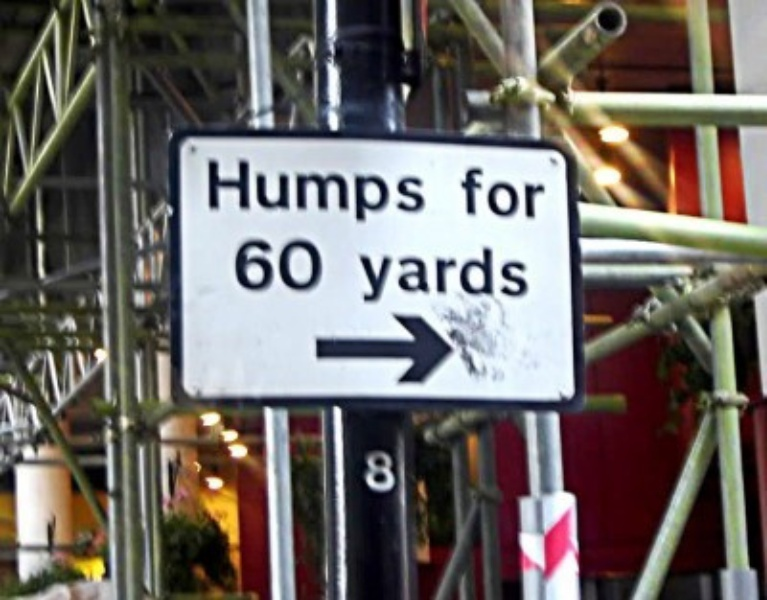
#> input picture datadeal/data/images/img_1001.jpg, 767 x 600 px
$ python data_enhance.py
#> lines starting #> are read from the running program, lines starting #| are printed output that depends on the picture
#> in main, image is the input picture: shape (600, 767, 3); mean B, G, R 102.7, 106.3, 111.8
# -*- coding: utf-8 -*-
# @File data_enhance.py
# @Time 2021/3/16 15:15
# @Author wcy
# @Software: PyCharm
# @Site
import cv2
import numpy as np


def get_noise(shape, rate=0.001):
    """
    生成噪声图像
    :param shape:生成的噪声矩阵shape
    :param rate: 噪声数占总像素的比例
    :return:
    """
    # 随机生成不同强度的噪点
    noise = np.random.uniform(0, 256, shape)
    min_value = (1-rate) * 256
    # 将小于separate的去除
    noise[np.where(noise < min_value)] = 0
    print(noise[noise>0].size/(shape[0]*shape[1]))
    # 噪声做初次模糊
    k = np.array([[0, 0.1, 0],
                  [0.1, 8, 0.1],
                  [0, 0.1, 0]])

    noise = cv2.filter2D(noise, -1, k)
    # 可以输出噪声看看
    # cv2.imshow('img',noise)
    # cv2.waitKey()
    # cv2.destroyWindow('img')
    return noise


def rain_blur(noise, length=10, angle=0, w=1):
    """
    将噪声加上运动模糊,模仿雨滴
    :param noise: 输入噪声图
    :param length: 对角矩阵大小，表示雨滴的长度
    :param angle: 倾斜的角度，逆时针为正
    :param w: 雨滴大小
    :return: 输出带模糊的噪声
    """
#> called with length = 20, angle = -10, w = 1
    # 这里由于对角阵自带45度的倾斜，逆时针为正，所以加了-45度的误差，保证开始为正
    trans = cv2.getRotationMatrix2D((length / 2, length / 2), angle - 45, 1 - length / 100.0)
    dig = np.diag(np.ones(length))  # 生成对角矩阵
    k = cv2.warpAffine(dig, trans, (length, length))  # 生成模糊核
    k = cv2.GaussianBlur(k, (w, w), 0)  # 高斯模糊这个旋转后的对角核，使得雨有宽度
    blurred = cv2.filter2D(noise, -1, k)  # 用刚刚得到的旋转后的核，进行滤波
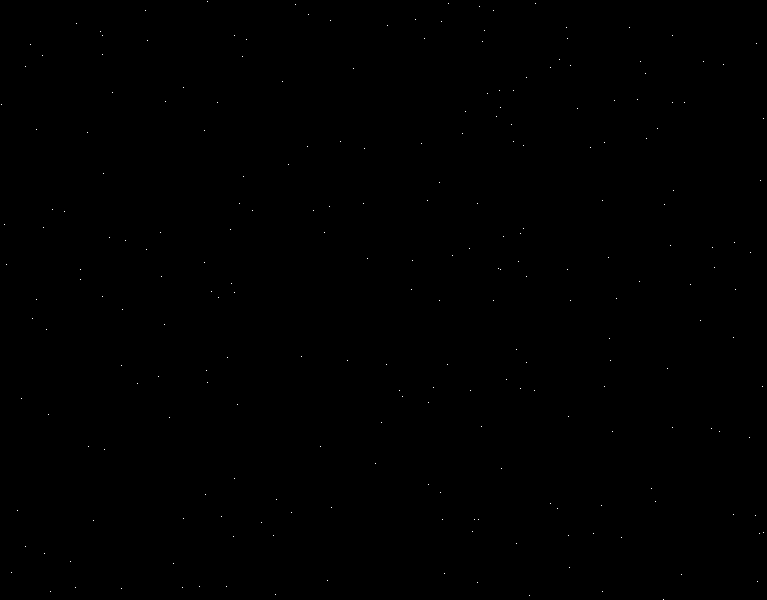
#> noise: shape (600, 767) float64; min 0, max 2048, mean 1.1; drawn with min black and max white
    # 转换到0-255区间
    cv2.normalize(blurred, blurred, 0, 255, cv2.NORM_MINMAX)
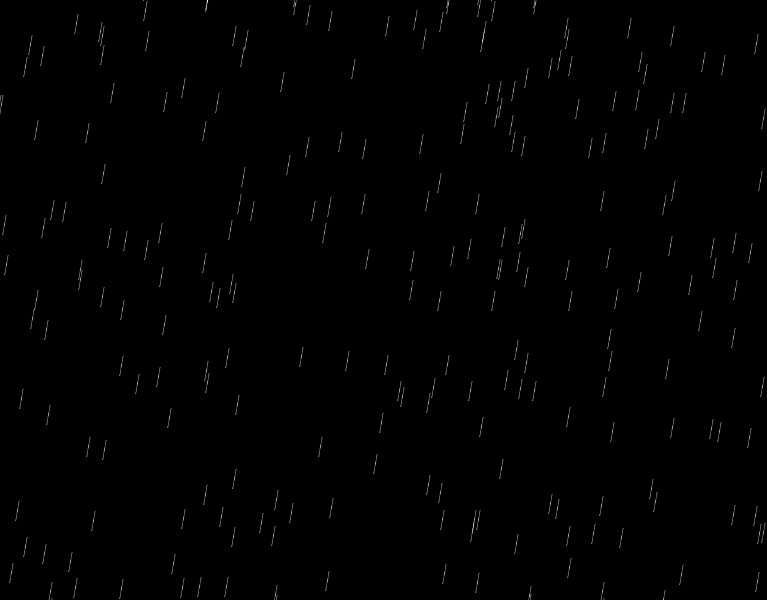
#> blurred: shape (600, 767) float64; min 0, max 255, mean 1.1
    blurred = blurred.astype(np.uint8)
    # 看结果
    # cv2.imshow('img',blurred)
    # cv2.waitKey()
    # cv2.destroyWindow('img')

    return blurred


def alpha_rain(rain, img, beta=0.8):
    """
    在图片上合成雨滴
    :param rain: 雨滴图
    :param img: 原始图片
    :param beta: 雨滴的权重
    :return:
    """
#> called with beta = 0.8
    rain = np.expand_dims(rain, 2)
    rain_result = img.copy()  # 拷贝一个份
    rain = rain.astype(np.float32)
    # (255 - rain[:, :, 0]) / 255.0 的结果是0-1之间的值，结果接近0的部分表示雨滴，结果接近1的部分表示背景
    # 0(雨滴部分)乘以原图的第一通道(rain_result[:, :, 0])的对应像素值，原图上该位置值变为0，然后0加上 beta * rain[:, :, 0](此处为表示雨滴的值), 即在原图上得到雨滴
    # 1(背景部分)乘以原图的第一通道(rain_result[:, :, 0])的对应像素值，原图上该位置值不变，然后该值加上 beta * rain[:, :, 0](此处为表示背景的值-0), 即在原图上保留背景
    rain_result[:, :, 0] = rain_result[:, :, 0] * (255 - rain[:, :, 0]) / 255.0 + beta * rain[:, :, 0]
    rain_result[:, :, 1] = rain_result[:, :, 1] * (255 - rain[:, :, 0]) / 255 + beta * rain[:, :, 0]
    rain_result[:, :, 2] = rain_result[:, :, 2] * (255 - rain[:, :, 0]) / 255 + beta * rain[:, :, 0]
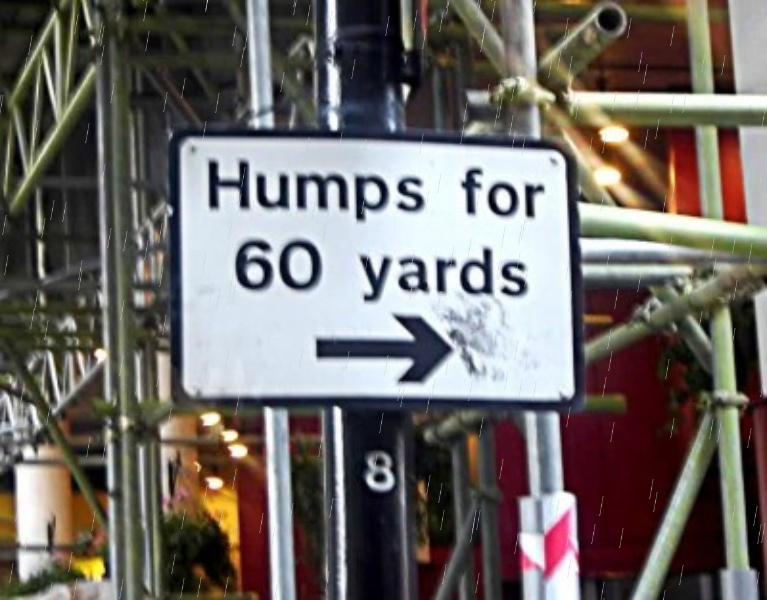
#> rain_result: shape (600, 767, 3); mean B, G, R 103.1, 106.7, 112.1
    cv2.imshow('rain_effct_result', rain_result)
    cv2.waitKey(0)
    cv2.destroyWindow("rain_effct_result")


def main():
    image = cv2.imread(r"data/images/img_1001.jpg")
    noise = get_noise(image.shape[0:2], rate=0.0005)
    rain_noise = rain_blur(noise, length=20, angle=-10, w=1)
    alpha_rain(rain_noise, image)


if __name__ == '__main__':
    main()

$ run again, with datadeal/data/images/img_1003.jpg copied over datadeal/data/images/img_1001.jpg
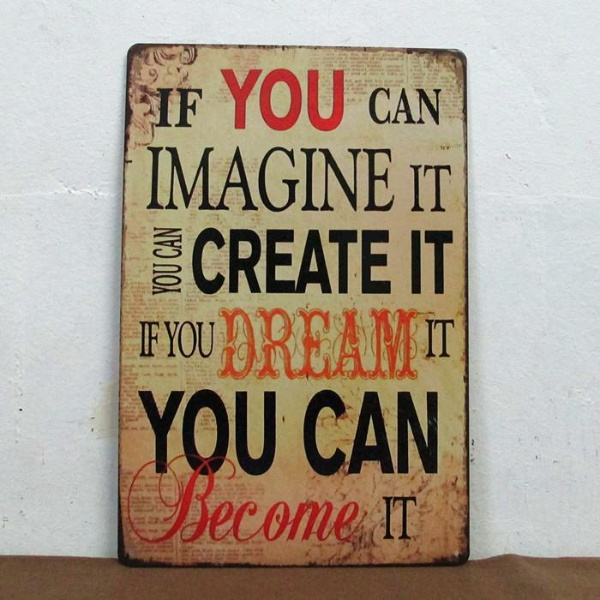
#> input picture datadeal/data/images/img_1003.jpg, 600 x 600 px
#> in main, image is the input picture: shape (600, 600, 3); mean B, G, R 138.7, 154.9, 168.3
#> in rain_blur, `cv2.normalize(blurred, blurred, 0, 255, cv2.NORM_MINMAX)`:
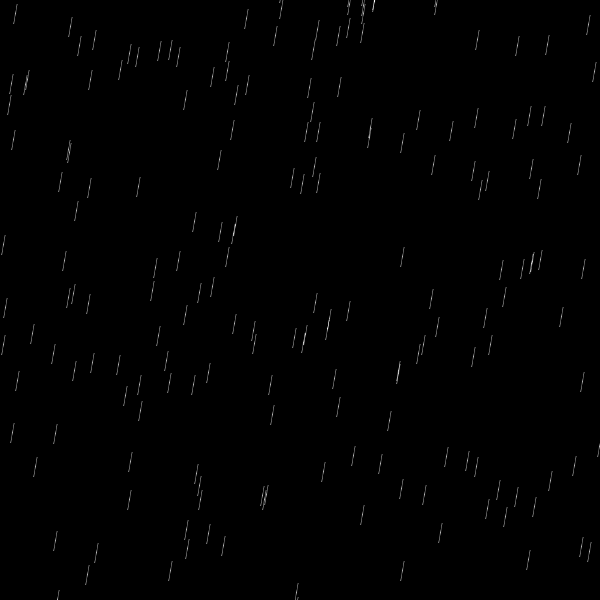
#> blurred: shape (600, 600) float64; min 0, max 255, mean 1.1
#> in alpha_rain, `rain_result[:, :, 2] = rain_result[:, :, 2] * (255 - rain[:, :, 0]) / ..`:
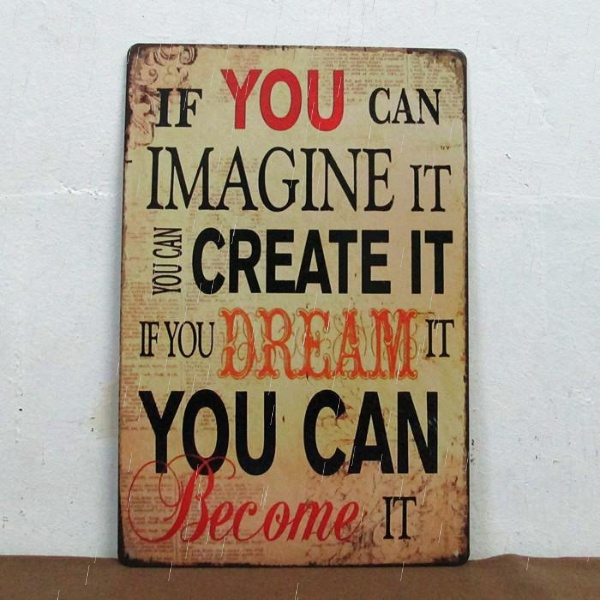
#> rain_result: shape (600, 600, 3); mean B, G, R 138.9, 155.1, 168.4
